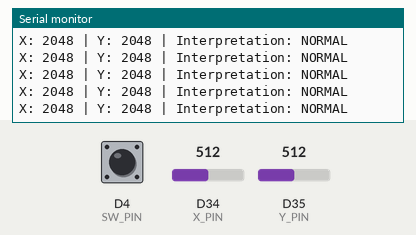
Recording of a sketch running on a simulated Arduino Due. Parts: the last lines printed to the serial monitor. The test bench sets the inputs (shaded band); at power-on: D34 (X_PIN) = 512, D4 (SW_PIN) HIGH, D35 (Y_PIN) = 512 (analog values on the 0–1023 scale).

Above: at 1.2 s.
1.3 s: D34 (X_PIN) set to 386
At 1.31 s:
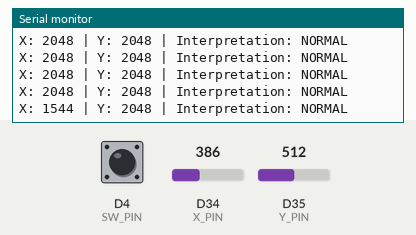
2.8 s: D34 (X_PIN) set to 356
At 2.82 s:
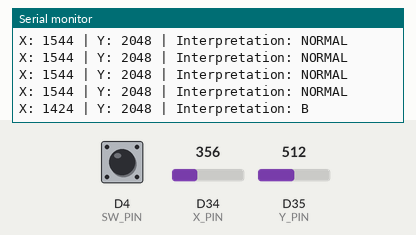

The sketch:

joy_cali_final.ino
```cpp
#define X_PIN 34
#define Y_PIN 35
#define SW_PIN 4

void setup() {
  Serial.begin(115200);

  pinMode(SW_PIN, INPUT_PULLUP);

  analogReadResolution(12);
}

void loop() {

  int x = analogRead(X_PIN);
  int y = analogRead(Y_PIN);
  int sw = digitalRead(SW_PIN);

  // Current interpretation
  String state;

  if (sw == LOW) {
    state = "P";
  }
  else if (x > 3500 && y > 3500) {
    state = "R";
  }
  else if (x > 3500 && y < 3500) {
    state = "F";
  }
  else if (x < 1500) {
    state = "B";
  }
  else if (y < 1500) {
    state = "L";
  }
  else {
    state = "NORMAL";
  }

  // Print everything
  Serial.print("X: ");
  Serial.print(x);

  Serial.print(" | Y: ");
  Serial.print(y);

  Serial.print(" | Interpretation: ");
  Serial.println(state);

  delay(100);
}
```

Measured:
- the behaviour switches between 375 and 374 on D34 (X_PIN) (found by bisection; images 1 and 2)
- after the input at 1.3 s, the serial monitor: prints a new line at once (image 1)
- after the input at 2.8 s, the serial monitor: prints a new line at once (image 2)
